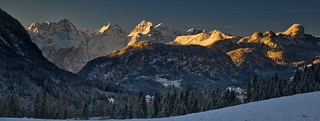
#> input picture testdata/raw/Mountain-0.jpg, 320 x 121 px, found by its file name; its folder holds only this picture in this run
$ python imageConverter.py   (older library calls are emulated)
#> lines starting #> are read from the running program, lines starting #| are printed output that depends on the picture; after the words box and inside, x2 and y2 are one past the last pixel; in counts of white or black regions, pixels touching at a corner belong together
#> further down, image is the input picture: shape (121, 320, 3); mean B, G, R 70.6, 62.1, 53.8
### Tools/ImageTools.py
import cv2
import numpy as np


# [57 lines left out: functions reduce_colors, flood_fill, resize_and_center_crop, not called in this run]


def resize_and_center_crop_image(image, target_width=800, target_height=600):

    # Get the dimensions of the original image
#> called with target_width = 256, target_height = 256
    original_height, original_width = image.shape[:2]
#> original_height = 121; original_width = 320
    # TODO: Should it upscale or should it discard upscales?

    # Calculate the aspect ratio of the original image
    aspect_ratio = original_width / original_height  # 16:9
#> aspect_ratio = 2.64

    # Calculate the aspect ratio of the target size
    target_aspect_ratio = target_width / target_height  # 4:3

    # Determine whether to resize based on width or height
    if aspect_ratio >= target_aspect_ratio:
        # old image is height limited so resize based on height
        new_height = target_height
        new_width = int(target_height * aspect_ratio)
#> new_width = 677
        # Resize based on width
    else:
        # Old image is width limited so resize based on width
        new_width = target_width
        new_height = int(target_width / aspect_ratio)

    # Resize the image
    resized_image = cv2.resize(image, (new_width, new_height))
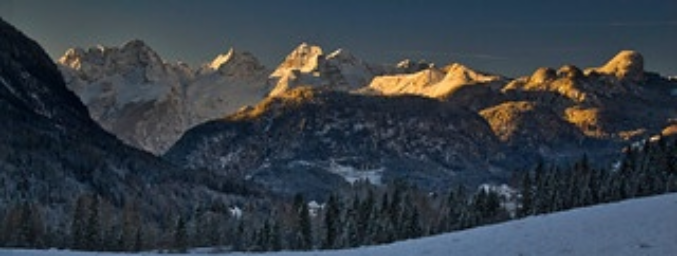
#> resized_image: shape (256, 677, 3); mean B, G, R 70.5, 62, 53.7

    # Calculate the cropping parameters
    crop_x = max(0, (new_width - target_width) // 2)
#> crop_x = 210
    crop_y = max(0, (new_height - target_height) // 2)

    # Perform the centered crop
    cropped_image = resized_image[
        crop_y : crop_y + target_height, crop_x : crop_x + target_width
    ]
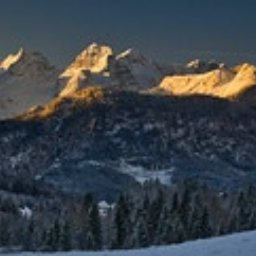
#> cropped_image: shape (256, 256, 3); mean B, G, R 73.3, 66.2, 58.7

    return cropped_image


# [4 lines left out: function load_and_save_scaled_image, not called in this run]

### Tools/Processer.py
import cv2
from cv2.typing import MatLike, Point, Size
import numpy as np
from urllib.request import urlopen
import random

import Converter


class PostProcesser(object):

    def ProcessToImages(image, strength = 11):
        blurred = PostProcesser.GetBlurredImg(image, 15)
#> in GetBlurredImg, `return cv2.medianBlur(image, strength)`:
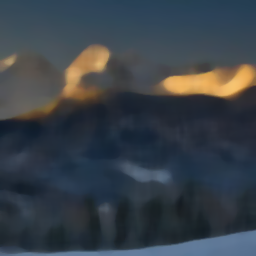
#> returned value: shape (256, 256, 3); mean of channels 0, 1, 2 72.6, 65, 57.2; drawn as B, G, R

        threshold1 = 25
        threshold2 = 50

        processedImage = PostProcesser.GetContours(
            blurred,
            blurred,
            True,
            threshold1,
            threshold2,
            shape=cv2.MORPH_ELLIPSE,
            strength=(strength, strength),
        )
        return processedImage

    def __init__(self):
        print("self created successfully")

    # [112 lines left out: functions GetImageFromUrl, GetImageFromPath, ApplyCartoonyEffect, ApplySketchEffect, GetConnectedEdges, not called in this run]

    def GetContours(
        image: MatLike,
        gray: MatLike,
        useMorph: bool,
        threshold1: int,
        threshold2: int,
        shape: int,
        strength: tuple,
        connectWeak: bool = False,
        _thickness=2,
    ) -> MatLike:

#> called with useMorph = True, threshold1 = 25, threshold2 = 50, shape = 2, strength = (11, 11), connectWeak = False, _thickness = 2
        if connectWeak:
            edges = PostProcesser.GetConnectedEdges(gray, threshold1, threshold2)
        else:
            edges = cv2.Canny(gray, threshold1, threshold2)
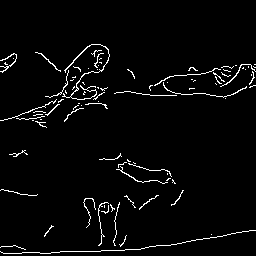
#> edges: shape (256, 256); 3.2% white in thin lines or dots, all inside (x1, y1, x2, y2) = (0, 44, 256, 254)

        if useMorph:
            # element = cv2.getStructuringElement(0, (1,1), (0, 0))
            # cv2.getStructuringElement(0, 3, 3)
            """
            kernel = np.array([[1, 1, 1, 1, 1],
                               [0, 0, 0, 0, 0],
                               [1, 0, 1, 0, 1],
                               [0, 0, 0, 0, 0],
                               [1, 1, 1, 1, 1]], np.uint8)
            """

            # [4 lines of commented-out code are left out]
            cv2.morphologyEx(
                edges,
                cv2.MORPH_CLOSE,
                cv2.getStructuringElement(shape, strength),
                edges,
            )
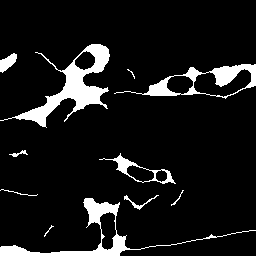
#> edges: shape (256, 256); 9.2% white; 11 white regions (1 under 20 px)

            # kernel_rect = np.ones((3,3), np.uint8)
            # cv2.morphologyEx(edges, cv2.MORPH_CLOSE, kernel_rect, edges)
            # cv2.morphologyEx(edges, cv2.MORPH_DILATE, kernel_rect, edges)

        (contours, b) = cv2.findContours(
            edges, cv2.RETR_EXTERNAL, cv2.CHAIN_APPROX_NONE
        )
#> contours = 11 contours, 4 with area under 20; largest, box (x1, y1, x2, y2) and area: (114, 64, 256, 99) 2336, (0, 44, 110, 128) 2324, (0, 198, 256, 256) 1770, (99, 153, 176, 184) 718, (0, 53, 17, 73) 166, (124, 195, 159, 210) 54, (9, 150, 28, 157) 28; b = [[1, -1, -1, -1], [2, 0, -1, -1], [3, 1, -1, -1], [4, 2, -1, -1], [5, 3, -1, -1], [6, 4, -1, -1], [7, 5, -1, -1], [8, 6, -1, -1], [9, 7, -1, -1], [10, 8, -1, -1], [-1, 9, -1, -1]]

        """
        # Create contours for the four sides of the image
        height, width = image.shape[:2]
        top_side_contour = np.array([[0, 0], [width, 0]])
        bottom_side_contour = np.array([[0, height], [width, height]])
        left_side_contour = np.array([[0, 0], [0, height]])
        right_side_contour = np.array([[width, 0], [width, height]])

        # Combine the contour lists
        contours = [top_side_contour, bottom_side_contour, left_side_contour, right_side_contour]

        # Extend the contour list with contours from Canny edges
        contours.extend(contoursResult)
        """

        white = (250, 250, 250)
        white_image = np.full(image.shape, white)

        # print("num of contours: ", len(contours))

        """
        minContourSize = 250
        final_contours = []
        for c in contours:
            if(cv2.contourArea(c) > minContourSize):
                final_contours.append(c)

        cv2.drawContours(white_image, final_contours, -1, color = (0,0,255), thickness=_thickness)
        """
#> (the run stopped early here; a loop or call above may not have finished)

$ run again, on testdata/raw/Mountain-4.jpg
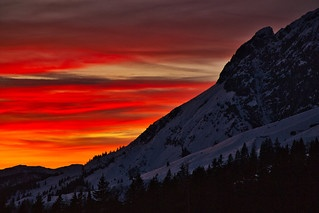
#> input picture testdata/raw/Mountain-4.jpg, 319 x 213 px, found by its file name
#> image is the input picture: shape (213, 319, 3); mean B, G, R 30.4, 34.3, 87.4
#> in GetContours, `edges = cv2.Canny(gray, threshold1, threshold2)`:
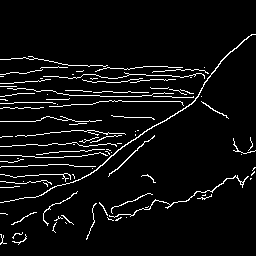
#> edges: shape (256, 256); 5.5% white in thin lines or dots, all inside (x1, y1, x2, y2) = (0, 34, 256, 245)
#> in GetContours, `cv2.morphologyEx( edges, cv2.MORPH_CLOSE, cv2.getStructuringElement(sh..`:
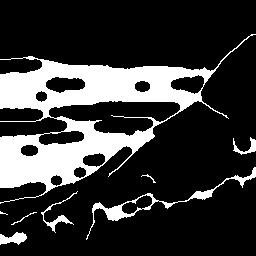
#> edges: shape (256, 256); 21.5% white; 8 white regions (1 under 20 px)
#> contours = 8 contours, 3 with area under 20; largest, box (x1, y1, x2, y2) and area: (0, 34, 256, 204) 16782, (86, 167, 256, 240) 982, (0, 232, 27, 245) 186, (41, 191, 78, 233) 140, (233, 137, 256, 155) 102; b = [[1, -1, -1, -1], [2, 0, -1, -1], [3, 1, -1, -1], [4, 2, -1, -1], [5, 3, -1, -1], [6, 4, -1, -1], [7, 5, -1, -1], [-1, 6, -1, -1]]

$ run again, on testdata/raw/Mountain-5.jpg
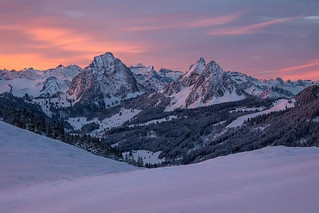
#> input picture testdata/raw/Mountain-5.jpg, 319 x 213 px, found by its file name
#> image is the input picture: shape (213, 319, 3); mean B, G, R 131.3, 103.7, 112.8
#> in GetBlurredImg, `return cv2.medianBlur(image, strength)`:
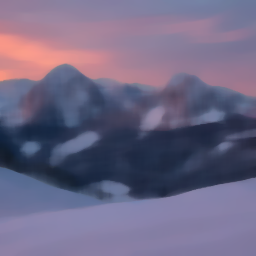
#> returned value: shape (256, 256, 3); mean of channels 0, 1, 2 131.7, 103.2, 110.2; drawn as B, G, R
#> in GetContours, `cv2.morphologyEx( edges, cv2.MORPH_CLOSE, cv2.getStructuringElement(sh..`:
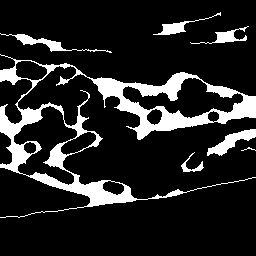
#> edges: shape (256, 256); 14.4% white; 7 white regions (1 under 20 px)
#> contours = 7 contours, 1 with area under 20; largest, box (x1, y1, x2, y2) and area: (0, 54, 256, 218) 12858, (207, 129, 256, 156) 440, (0, 33, 112, 53) 295, (153, 12, 221, 35) 218, (190, 26, 249, 44) 204, (181, 152, 204, 172) 85; b = [[1, -1, -1, -1], [2, 0, -1, -1], [3, 1, -1, -1], [4, 2, -1, -1], [5, 3, -1, -1], [6, 4, -1, -1], [-1, 5, -1, -1]]

$ run again, on testdata/raw/Mountain-1.jpg
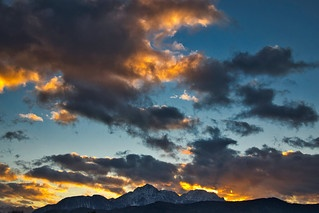
#> input picture testdata/raw/Mountain-1.jpg, 319 x 213 px, found by its file name
#> image is the input picture: shape (213, 319, 3); mean B, G, R 92.1, 89.1, 83.4
#> in GetContours, `edges = cv2.Canny(gray, threshold1, threshold2)`:
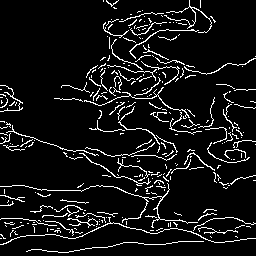
#> edges: shape (256, 256); 8.1% white in thin lines or dots
#> in GetContours, `cv2.morphologyEx( edges, cv2.MORPH_CLOSE, cv2.getStructuringElement(sh..`:
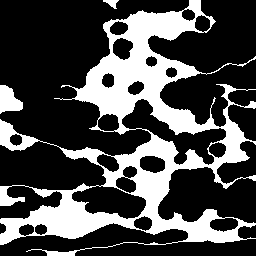
#> edges: shape (256, 256); 29.4% white; 3 white regions
#> contours = 3 contours; box (x1, y1, x2, y2) and area: (0, 0, 256, 256) 24613, (0, 85, 23, 114) 402, (103, 0, 119, 9) 54; b = [[1, -1, -1, -1], [2, 0, -1, -1], [-1, 1, -1, -1]]
